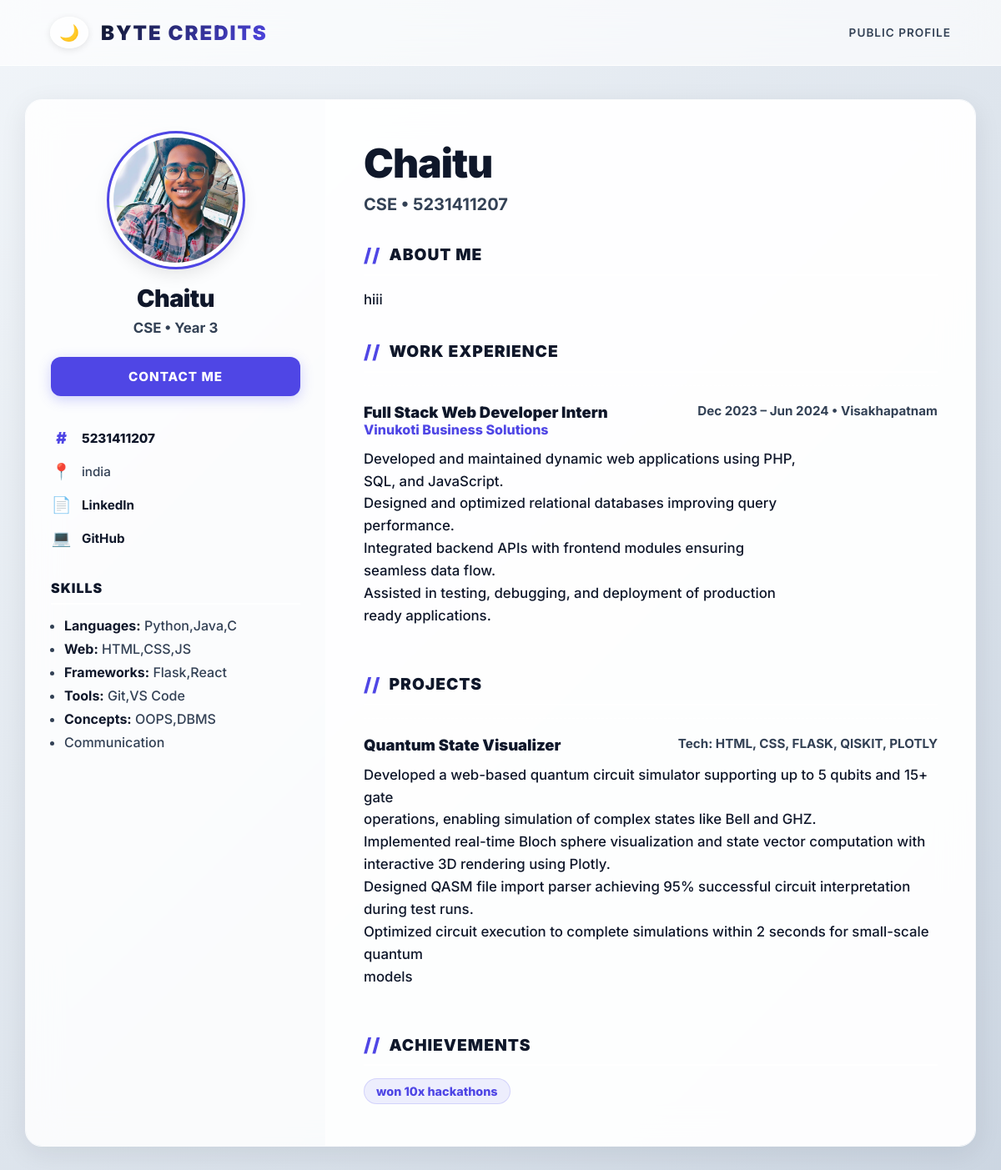
/p/5231411207, run on the app's committed database.
### tables this page shows
CREATE TABLE profiles (
                rollno TEXT PRIMARY KEY,
                tagline TEXT,
                summary TEXT,
                skills TEXT,
                non_tech_skills TEXT,
                projects TEXT,
                location TEXT,
                linkedin TEXT,
                github TEXT,
                portfolio TEXT,
                photo_url TEXT,
                updated_at TEXT DEFAULT CURRENT_TIMESTAMP
            , is_public INTEGER NOT NULL DEFAULT 0, skills_json TEXT NOT NULL DEFAULT '{}', achievements_json TEXT NOT NULL DEFAULT '[]', work_experience_json TEXT NOT NULL DEFAULT '[]', education_json TEXT NOT NULL DEFAULT '[]');

CREATE TABLE users (
                id INTEGER PRIMARY KEY AUTOINCREMENT,
                rollno TEXT UNIQUE NOT NULL,
                name TEXT NOT NULL,
                department TEXT NOT NULL,
                year INTEGER NOT NULL,
                phone TEXT NOT NULL,
                email TEXT NOT NULL,
                password_hash TEXT NOT NULL,
                role TEXT NOT NULL DEFAULT 'student',
                created_at TEXT DEFAULT CURRENT_TIMESTAMP
            , wallet_balance INTEGER DEFAULT 0, attendance_pct REAL DEFAULT 0, class_incharge_key TEXT);

### app.py (the view, shortened to what this page needs)
@app.route("/p/<rollno>")
def public_profile(rollno: str):
    rn = (rollno or "").strip().upper()
    if not rn:
        return redirect(url_for("landing"))
    with get_db() as conn:
        u = conn.execute(
            "SELECT rollno, name, department, year FROM users WHERE rollno = ?",
            (rn,),
        ).fetchone()
        if not u:
            return redirect(url_for("landing"))
        p = conn.execute(
            """SELECT tagline, summary, skills, non_tech_skills, projects, achievements_json, work_experience_json, education_json,
                      location, linkedin, github, portfolio, skills_json, COALESCE(is_public, 0) AS is_public, photo_url
               FROM profiles WHERE rollno = ?""",
            (rn,),
        ).fetchone()
    if not p or int(p["is_public"] or 0) != 1:
        return redirect(url_for("landing"))
    print_mode = (request.args.get("print") or "").strip().lower() in ("1", "true", "yes", "on")
    profile_data = dict(p)
    skills_obj = {}
    try:
        skills_obj = json.loads(profile_data.get("skills_json") or "") or {}
    except (json.JSONDecodeError, TypeError):
        skills_obj = {}
    non_tech_skills_list = [s.strip() for s in (profile_data.get("non_tech_skills") or "").split(",") if s.strip()]
    try:
        projects_list = json.loads(profile_data.get("projects") or "[]")
    except (json.JSONDecodeError, TypeError):
        projects_list = []
    try:
        achievements_list = json.loads(profile_data.get("achievements_json") or "[]")
    except (json.JSONDecodeError, TypeError):
        achievements_list = []
    try:
        work_experience_list = json.loads(profile_data.get("work_experience_json") or "[]")
    except (json.JSONDecodeError, TypeError):
        work_experience_list = []
    try:
        education_list = json.loads(profile_data.get("education_json") or "[]")
    except (json.JSONDecodeError, TypeError):
        education_list = []
    return render_template(
        "public_profile.html",
        name=u["name"],
        rollno=u["rollno"],
        department=u["department"],
        year=u["year"],
        tagline=profile_data.get("tagline") or "",
        summary=profile_data.get("summary") or "",
        skills_obj=skills_obj,
        non_tech_skills_list=non_tech_skills_list,
        projects_list=projects_list,
        achievements_list=achievements_list,
        work_experience_list=work_experience_list,
        education_list=education_list,
        location=profile_data.get("location") or "",
        linkedin=profile_data.get("linkedin") or "",
        github=profile_data.get("github") or "",
        portfolio=profile_data.get("portfolio") or "",
        photo_url=profile_data.get("photo_url") or "",
        print_mode=print_mode,
    )

### app.py (called while the page is built)
def get_db():
    conn = sqlite3.connect(DB_PATH)
    conn.row_factory = sqlite3.Row
    return conn

### templates/public_profile.html (shortened to what this page needs)
<!DOCTYPE html>
<html lang="en">
<head>
</head>
<body>
    {% if not print_mode %}
    <nav>
        <div style="display:flex;align-items:center;">
            <button class="theme-toggle" id="theme-btn" onclick="toggleTheme()" title="Toggle Dark/Light Mode">🌙</button>
            <a class="logo" href="{{ url_for('landing') }}">BYTE CREDITS</a>
        </div>
        <span class="muted" style="text-transform: uppercase; letter-spacing: 1px; font-size: 0.85rem;">Public profile</span>
    </nav>
    {% endif %}
    <div class="wrap">
        <div class="resume">
            <aside class="sidebar">
                <div class="photo">
                    <img src="{% if photo_url %}{{ url_for('static', filename=photo_url) }}{% else %}https://via.placeholder.com/150{% endif %}" alt="Profile">
                </div>
                <h2 class="side-name">{{ name }}</h2>
                <div class="side-role">{{ department }} • Year {{ year }}</div>
                <a class="btn-pill" href="{% if print_mode %}#{% else %}mailto:{{ email }}{% endif %}">Contact Me</a>
                <div class="side-block">
                    <ul class="side-list">
                        <li class="side-item"><span class="icon">#</span> <div><strong>{{ rollno }}</strong></div></li>
                        {% if location %}<li class="side-item"><span class="icon">📍</span> <div>{{ location }}</div></li>{% endif %}
                        {% if linkedin %}<li class="side-item"><span class="icon">📄</span> <div><a href="{{ linkedin }}" target="_blank" rel="noopener noreferrer">LinkedIn</a></div></li>{% endif %}
                        {% if github %}<li class="side-item"><span class="icon">💻</span> <div><a href="{{ github }}" target="_blank" rel="noopener noreferrer">GitHub</a></div></li>{% endif %}
                    </ul>
                </div>
                {% if skills_obj or non_tech_skills_list %}
                <div class="side-block">
                    <div class="side-title">Skills</div>
                    <ul class="bullet">
                        {% if skills_obj.get('programming_languages') %}<li><strong style="color:var(--text-main);">Languages:</strong> {{ skills_obj.get('programming_languages') }}</li>{% endif %}
                        {% if skills_obj.get('web_technologies') %}<li><strong style="color:var(--text-main);">Web:</strong> {{ skills_obj.get('web_technologies') }}</li>{% endif %}
                        {% if skills_obj.get('frameworks_libraries') %}<li><strong style="color:var(--text-main);">Frameworks:</strong> {{ skills_obj.get('frameworks_libraries') }}</li>{% endif %}
                        {% if skills_obj.get('tools_platforms') %}<li><strong style="color:var(--text-main);">Tools:</strong> {{ skills_obj.get('tools_platforms') }}</li>{% endif %}
                        {% if skills_obj.get('concepts') %}<li><strong style="color:var(--text-main);">Concepts:</strong> {{ skills_obj.get('concepts') }}</li>{% endif %}
                        {% for s in non_tech_skills_list %}<li>{{ s }}</li>{% endfor %}
                    </ul>
                </div>
                {% endif %}
            </aside>
            <main class="paper">
                <h1>{{ name }}</h1>
                <div class="headline muted">{{ department }} • {{ rollno }}</div>
                {% if summary %}
                <h2>About Me</h2>
                <div class="para">{{ summary }}</div>
                {% endif %}
                {% if work_experience_list %}
                <h2>Work Experience</h2>
                {% for w in work_experience_list %}
                <div class="job">
                    <div class="job-head">
                        <div>
                            <div class="job-role">{{ w.get('role','') }}</div>
                            <div class="job-org">{{ w.get('org','') }}</div>
                        </div>
                        <div class="job-meta">{{ w.get('duration','') }}{% if w.get('location') %} • {{ w.get('location') }}{% endif %}</div>
                    </div>
                    {% if w.get('desc') %}
                    <div class="para" style="margin-top:12px;">{{ w.get('desc') }}</div>
                    {% endif %}
                </div>
                {% endfor %}
                {% endif %}
                {% if projects_list %}
                <h2>Projects</h2>
                {% for p in projects_list %}
                <div class="job">
                    <div class="job-head">
                        <div class="job-role">{{ p.get('title','') }}</div>
                        {% if p.get('tech') %}<div class="job-meta">Tech: {{ p.get('tech') }}</div>{% endif %}
                    </div>
                    {% if p.get('desc') %}<div class="para" style="margin-top:12px;">{{ p.get('desc') }}</div>{% endif %}
                </div>
                {% endfor %}
                {% endif %}
                {% if achievements_list %}
                <h2>Achievements</h2>
                <div class="pill-wrap">
                    {% for a in achievements_list %}
                    <span class="pill">{{ a }}</span>
                    {% endfor %}
                </div>
                {% endif %}
            </main>
        </div>
    </div>
</body>
</html>

### data on the page
profiles: photo_url (picture), location "india", non_tech_skills "Communication", summary "hiii"
users: name "Chaitu", department "CSE", rollno "5231411207"

### other printed values
{{ year }} "3"
{{ skills_obj.get('programming_languages') }} "Python,Java,C"
{{ skills_obj.get('web_technologies') }} "HTML,CSS,JS"
{{ skills_obj.get('frameworks_libraries') }} "Flask,React"
{{ skills_obj.get('tools_platforms') }} "Git,VS Code"
{{ skills_obj.get('concepts') }} "OOPS,DBMS"
{{ w.get('role','') }} "Full Stack Web Developer Intern"
{{ w.get('org','') }} "Vinukoti Business Solutions"
{{ w.get('duration','') }} "Dec 2023 – Jun 2024"
{{ w.get('location') }} "Visakhapatnam"
{{ p.get('title','') }} "Quantum State Visualizer"
{{ p.get('tech') }} "HTML, CSS, FLASK, QISKIT, PLOTLY"
{{ a }} "won 10x hackathons"
